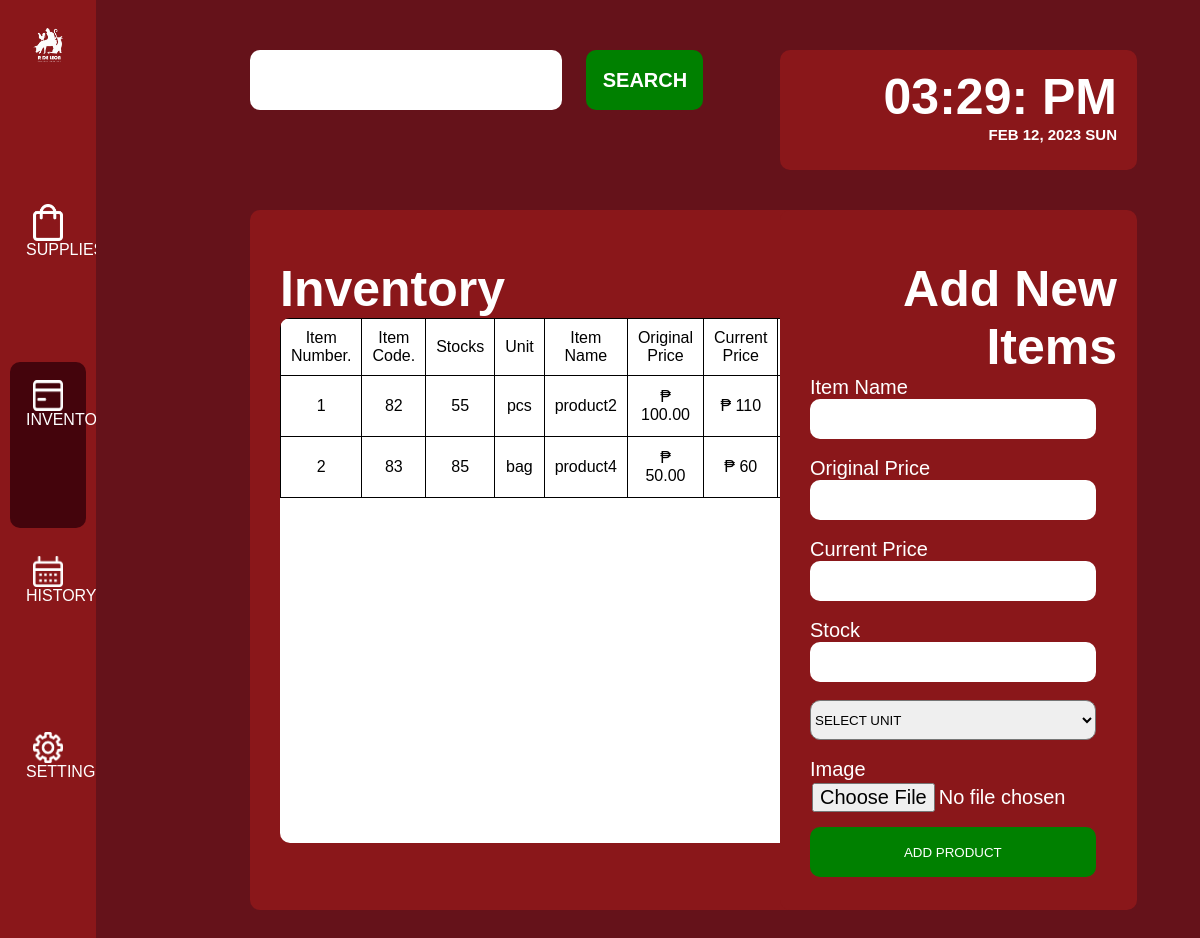
/Admin/inventory.php (signed in), run on the app's committed database.
### tables this page shows
CREATE TABLE `table_product` (
  `item_number` int(11) NOT NULL,
  `item_name` varchar(200) NOT NULL,
  `unit` varchar(255) NOT NULL,
  `orig_price` double NOT NULL,
  `price` double NOT NULL,
  `stocks` int(10) NOT NULL,
  `image` varchar(255) NOT NULL,
  `date_edit` varchar(255) NOT NULL,
  `date_added` varchar(255) NOT NULL,
  `product_status` int(11) NOT NULL
);

### Admin/inventory.php (the view, shortened to what this page needs)
<?php
include("../config.php");
$times = date(' h:i: a', time());
$dates = date('M d, Y  D', time());
$time = strtoupper($times);
$date = strtoupper($dates);
$i_name=$i_price=$i_stock=$i_image=$varunit=$i_Original="";
?>
<!DOCTYPE html>
<html>
<head>
</head>
<body>
<center>
  <ul>
  <li><a href="dashboard.php" class="logo">
        <img src="../images/logos.png"></a></li>
  <li><a href="admin.php">
        <img src="../images/supplies.png"><br><p>SUPPLIES</p>
  </a></li>
  <li><a class="active" href="inventory.php" class="a">
        <img src="../images/inventory.png"><br><p>INVENTORY</p>
  </a></li>
  <li><a  class="a" href="history.php">
        <img src="../images/history.png"><br><p>HISTORY</p>
  </a></li>
  <li><a class="a" href="settings.php">
      <img src="../images/settings.png"><br><p>SETTINGS</p>
  </a></li>
</ul>
</center>
    <section>
        <div class="left">
              <div class="left-up">
                   <form method="POST" action="search1.php">
<input type="text"   name="keyword" required="required" value="<?php echo isset($_POST['keyword']) ? $_POST['keyword'] : '' ?>"/>
<span class="input-group-btn">
<button class="btn btn-primary" name="search"><h1>SEARCH</h1><span class="glyphicon glyphicon-search"></span></button>
</span>
</form>
              </div>
              <div>
                <div class="his1">
                <h2 class="tran1">Inventory</h2>
				<div class="inventory1">
				<center>
                              <table>
                                       <tr>
                                    <td class="sd" width="5%"> Item Number.</td>
                                    <td class="sd" width="5%"> Item Code.</td>
									                   <td class="sd" width="5%"> Stocks</td>
									                   <td class="sd" width="5%"> Unit</td>
                                          <td class="sd" width="15%"> Item Name</td>
                                          <td class="sd" width="5%">Original Price</td>
                                          <td class="sd" width="5%">Current Price</td>
                                          <td class="sd" width="30%"> Action</td>
                                  </tr>
<?php $view_query = mysqli_query($conn,"SELECT * from table_product where product_status='0' ");
		$count=0;
		while($row = mysqli_fetch_assoc($view_query)){
			$db_item_number  = $row["item_number"];
			$db_item_name = $row["item_name"];
			$db_price = $row["price"];
			$db_orig_price = $row["orig_price"];
			$db_stocks = $row["stocks"];
			$db_unit = $row["unit"];
			$count++;
			?>
                                      <tr>
                                        <td><?php echo $count?></td>
                                        <td><?php echo $db_item_number?></td>
                                        <td><?php echo $db_stocks ?></td>
										  <td><?php echo $db_unit ?></td>
                                        <td><?php echo $db_item_name?></td>
                                        <td>₱ <?php echo number_format($db_orig_price,2)?> </td>
                                        <td>₱ <?php echo number_format($db_price)?>  </td>
                                        <td>
                                            <a href="edit_product.php?editid=<?php echo $db_item_number?>"><button class="e">Edit</button></a>
                                            <a href="delete_product.php?deleteid=<?php echo $db_item_number?>"><button class="e">Remove</button></a>
	<?php } ?>
                                        </td>
                                      </tr>
                              </table>
                    </center>
						</div>
        </div>
              </div>
        </div>
    </section>
      <div class="right">
        <div class="time">
          <br>
                    <h2>
                      <?php echo $time ?> <p class="dt"><?php echo $date ?></p>
                    </h2>
        </div>
        <div class="his2">
        <form method="POST" enctype="multipart/form-data">
           <h2 class="tran2">Add New Items</h2><br><br><br><br><br><br><br>
                <label class="ad">Item Name</label><br>
                <input value="<?php echo $i_name ?>" class="b" type="text" name="i_name"><br>
				<br>
				<label class="ad">Original Price</label>
				<br>
                <input value="<?php echo $i_Original ?>" class="b" type="number" name="i_Original"><br>
				<Br>
                <label class="ad">Current Price</label><br>
               <input value="<?php echo $i_price ?>"  class="b" value="" placeholder="" type="number" name="i_price"><br>
				<Br>
                <label class="ad">Stock</label><br>
                <input  value="<?php echo $i_stock?>"  class="b" type="number" name="i_stock" value="" placeholder=""><br>
				<Br>
			<select name="unit" class="sel">
				<option name="unit">SELECT UNIT</option>
			</select><br><br>
			<label class="ad">Image</label><br>
                <input class="c" type="file" name="p_image" accept="image/png, image/jpg, image/jpeg" required >
				<br><br>
				<br>
               <button class="d" type="submit" name="btnsubmit">ADD PRODUCT</button>
        </form>
        </div>
</body>
</html>

### Admin/inventory.php (style rules this page uses)
* { padding: 0px; margin: 0px; }
body { font-family: helvetica; background-color: #65121a; }
ul { list-style-type: none; margin: 0; padding: 0; width: 8%; background-color: #8a171a; position: fixed; height: 100%; overflow: auto; display: block; }
li a { display: block; color: #000; padding: 8px 16px; text-decoration: none; height: 150px; margin: 10px; }
li .active { background-color: #44040C; color: white; border-radius: 10px; }
img { margin-top: 10px; width: 70%; }
p { color: white; }
.left { width: 65%; background-color: transparent; float: left; height: 979px; }
.right { width: 35%; background-color: transparent; float: left; height: 979px; }
input,button { height: 60px; border-radius: 10px; border: 0px; }
input { width: 40%; margin-left: 250px; font-size: 20px; padding: 2px; text-align:center; }
button { margin-top: 50px; background-color: green; color: white; width: 15%; margin-left: 20px; }
.left-up { width: 100%; }
.time { width: 85%; height: 120px; background-color: #8a171a; border-radius: 10px; margin-top: 50px; color: white; }
h2 { font-size: 50px; text-align: center; margin-right: 20px; text-align: right; }
.dt { font-size: 15px; text-align: right; }
.his1 { width: 74%; height: 700px; background-color: #8a171a; border-radius: 10px; margin-top: 100px; margin-left: 250px; }
.his2 { width:85%; height: 700px; background-color: #8a171a; border-radius: 10px; margin-top: 40px; }
.tran1 { color: white; font-size: 50px; margin-top: 50px; margin-left: 30px; float: left; }
.tran2 { color: white; font-size: 50px; float: left; margin-left: 30px; margin-top: 50px; }
.ad { margin-left: 30px; color: white; font-size: 20px; }
.b { width: 80%; margin-left: 30px; height: 40px; }
.c { color: white; margin-left: 30px; font-size: 20px; width: 100%; }
.d { width: 80%; height: 50px; border-radius:10px; margin-top:-50px; margin-left:30px; }
.Inventory1 { width: 93%; background-color: white; height: 75%; border-radius: 10px; margin-left: 30px; overflow: hidden; overflow: scroll; }
table { width: 100%; border-collapse: collapse; border: 1px solid black; color: black; text-align:center; }
td { border: 1px solid black; height: 50px; padding: 10px; }
a { text-decoration:none; }
.sel { width: 80%; margin-left: 30px; height:50px; border-radius: 10px; height: 40px; }
::placeholder { color: red; opacity: 1; }

### data on the page
table_product: item_number "82", stocks "55", unit "pcs", item_name "product2", orig_price "100.00", price "110"
table_product: item_number "83", stocks "85", unit "bag", item_name "product4", orig_price "50.00", price "60"

### other printed values
$time "03:29: PM"
$date "FEB 12, 2023 SUN"
